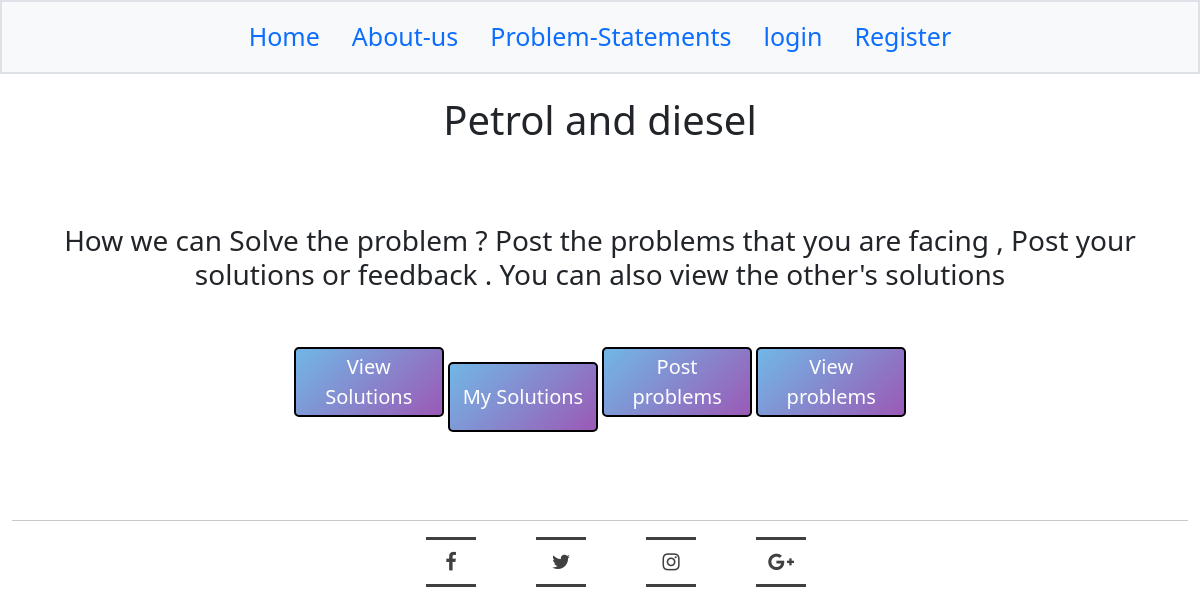
The app's page /problem_statements/3/, older data.
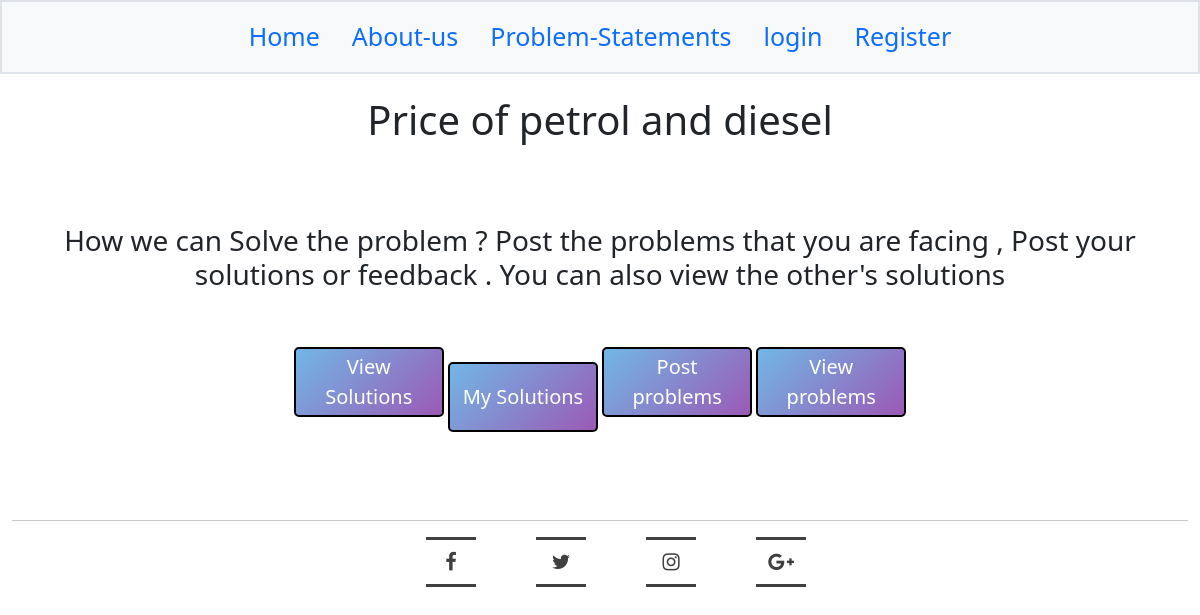
The same page, newer data.
### nation_book/models.py (models this page shows, shortened)
class ProblemStatement(models.Model):
    problem_name = models.CharField(max_length=200)
    problem_desc = models.CharField(max_length=500)
    problem_img=models.ImageField(upload_to='problem_img')
    problem_id=models.IntegerField(default=0)

### nation_book/views.py (the view)
# urls.py: path('problem_statements/',views.problem_statements,name='problem_statement'),
def problem_statement(request,pk=None):
    if pk:
        problems=ProblemStatement.objects.get(pk=pk)
    else:
        problems=''
    return render(request,'problem-statement.html',{'problems':problems})

### nation_book/templates/problem-statement.html (shortened to what this page needs)
{% extends 'base.html' %}
{% load static %}
{% block content %}
<div >
    <br><br><br><br>
    <center><h1>{{problems.problem_name}}</h1></center>
    <br><br><br>
    <center>
        <h3>How we can Solve the problem ? Post the problems that you are facing , Post your solutions or feedback . You can also view the other's solutions</h3><br><br>
    </center>
    <center>
        <a href="{{request.path}}view-solutions">
            <button >View Solutions</button>
        </a>
        <a href="{{request.path}}my-solution">
            <button>My Solutions</button>
        </a>
        <a href="{{request.path}}my-problems">
            <button>Post problems</button>
        </a>
        <a href="{{request.path}}view-problems">
            <button>View problems</button>
        </a>
    </center>
    <br><br><br>
</div>
    {% endblock %}

Row changes from the older to the newer data that the page shows:
changed ProblemStatement: problem_name "Petrol and diesel" → "Price of petrol and diesel"
